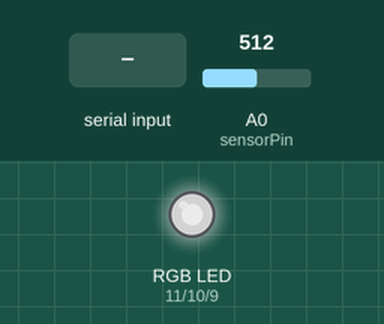
The sketch below on a simulated Arduino Uno, built with avr-gcc and run on an emulated ATmega328P. Parts: an RGB LED mixed from three pins (HIGH = lit). The test bench sets the inputs (shaded band); at power-on: A0 (sensorPin) = 512. Dim RGB values are drawn brighter than linear.

Above: at 1.2 s.
1.3 s: A0 (sensorPin) set to 716
At 2.0 s:
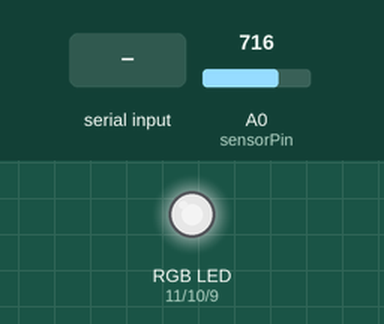
2.8 s: "90,45,200\n" received over the second serial link
At 3.4 s:
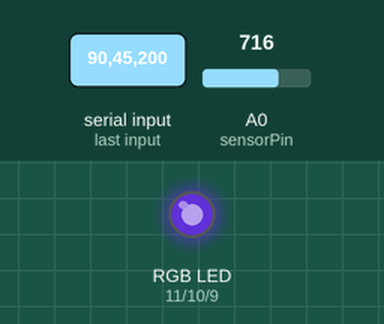
4.3 s: "30,150,10\n" received over the second serial link
At 5.7 s:
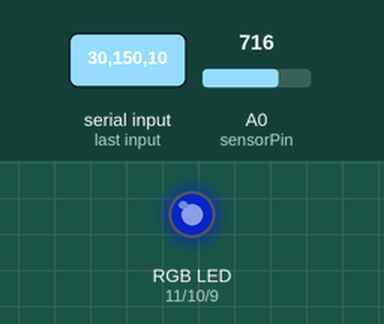
7.3 s: "90,45\n" received over the second serial link
At 8.8 s:
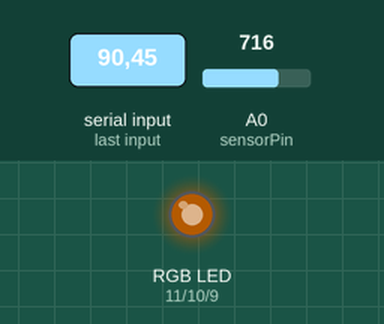
9.8 s: A0 (sensorPin) set to 900
At 10.9 s:
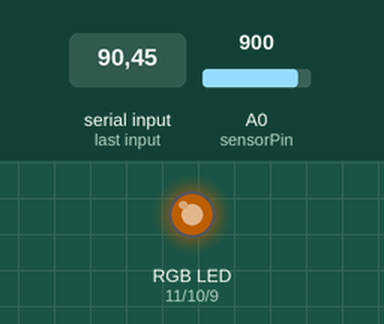
11.3 s: "30,150\n" received over the second serial link
At 13.0 s:
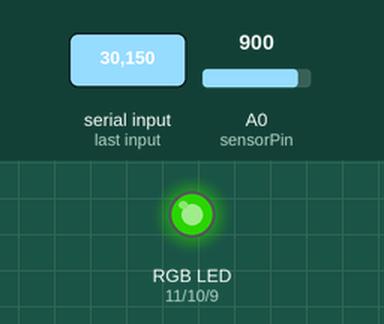
Timing chart, 0 to 14.5 s (numbered marks = the images above; inputs shaded):
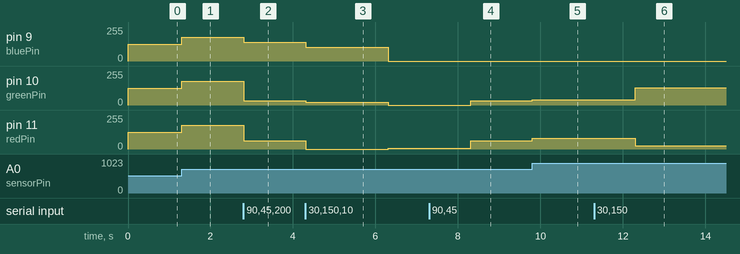

Measured:
- after the input at 1.3 s, pin 9 (bluePin), pin 10 (greenPin), pin 11 (redPin): 127/255 → 178/255 at once
- after the input at 2.8 s, pin 9 (bluePin): 178/255 → 139/255 at once; pin 10 (greenPin): 178/255 → 31/255 at once; pin 11 (redPin): 178/255 → 62/255 at once
- after the input at 4.3 s, pin 9 (bluePin): 139/255 → 104/255 at once, → 0/255 2.0 s later; pin 10 (greenPin): 31/255 → 20/255 at once, → 0/255 2.0 s later; pin 11 (redPin): 62/255 → 0/255 after 0.01 s instead of 1.5 s
- after the input at 7.3 s, pin 10 (greenPin): 0/255 → 31/255 after 1.0 s; pin 11 (redPin): 6/255 → 62/255 after 1.0 s
- after the input at 9.8 s, pin 10 (greenPin): 31/255 → 39/255 at once; pin 11 (redPin): 62/255 → 79/255 at once
- after the input at 11.3 s, pin 10 (greenPin): 39/255 → 131/255 after 1.0 s; pin 11 (redPin): 79/255 → 26/255 after 1.0 s

The sketch:

sketch_sep03a.ino
```cpp
#include <SoftwareSerial.h>

int redPin = 11;
int greenPin = 10;
int bluePin = 9;
int sensorPin = 0;
int prev = 0;
int now = 0;
int change = 0;
int baseR = 0;
int baseG = 0;
int baseB = 0;
int nextR = 0;
int nextG = 0;
int nextB = 0;
float brightness = 0;
SoftwareSerial BT(12, 13);

void setup()
{
  pinMode(redPin, OUTPUT);
  pinMode(greenPin, OUTPUT);
  pinMode(bluePin, OUTPUT);
  baseR = 255;
  baseG = 255;
  baseB = 255;
  BT.begin(9600);
}

void loop()
{
  if (BT.available() > 0){
    baseR = BT.parseInt();
    baseG = BT.parseInt();
    baseB = BT.parseInt();
    BT.println("Set");
  }
  prev = now;
  now = analogRead(sensorPin);
  change = min(abs(now - prev)*2, 1023);
  brightness = (float) map(now, 0, 1023, 0, 255);
  brightness = max(brightness - (float) change, 0);
  brightness = brightness / 255;
  nextR = (int) baseR*brightness;
  nextG = (int) baseG*brightness;
  nextB = (int) baseB*brightness;
  setColor(nextR, nextG, nextB);
}

void setColor(int red, int green, int blue)
{
  analogWrite(redPin, red);
  analogWrite(greenPin, green);
  analogWrite(bluePin, blue);
}
```
